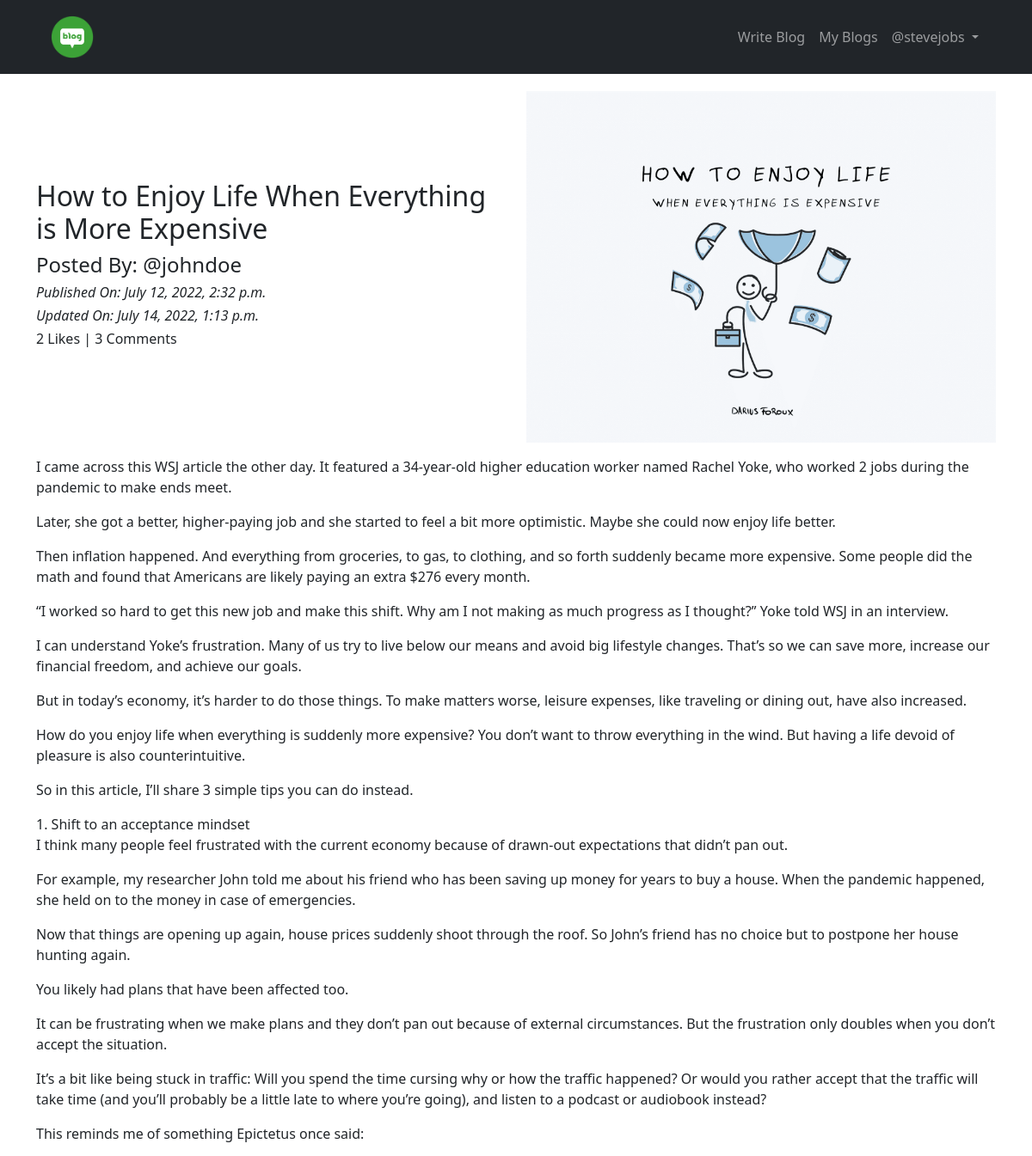
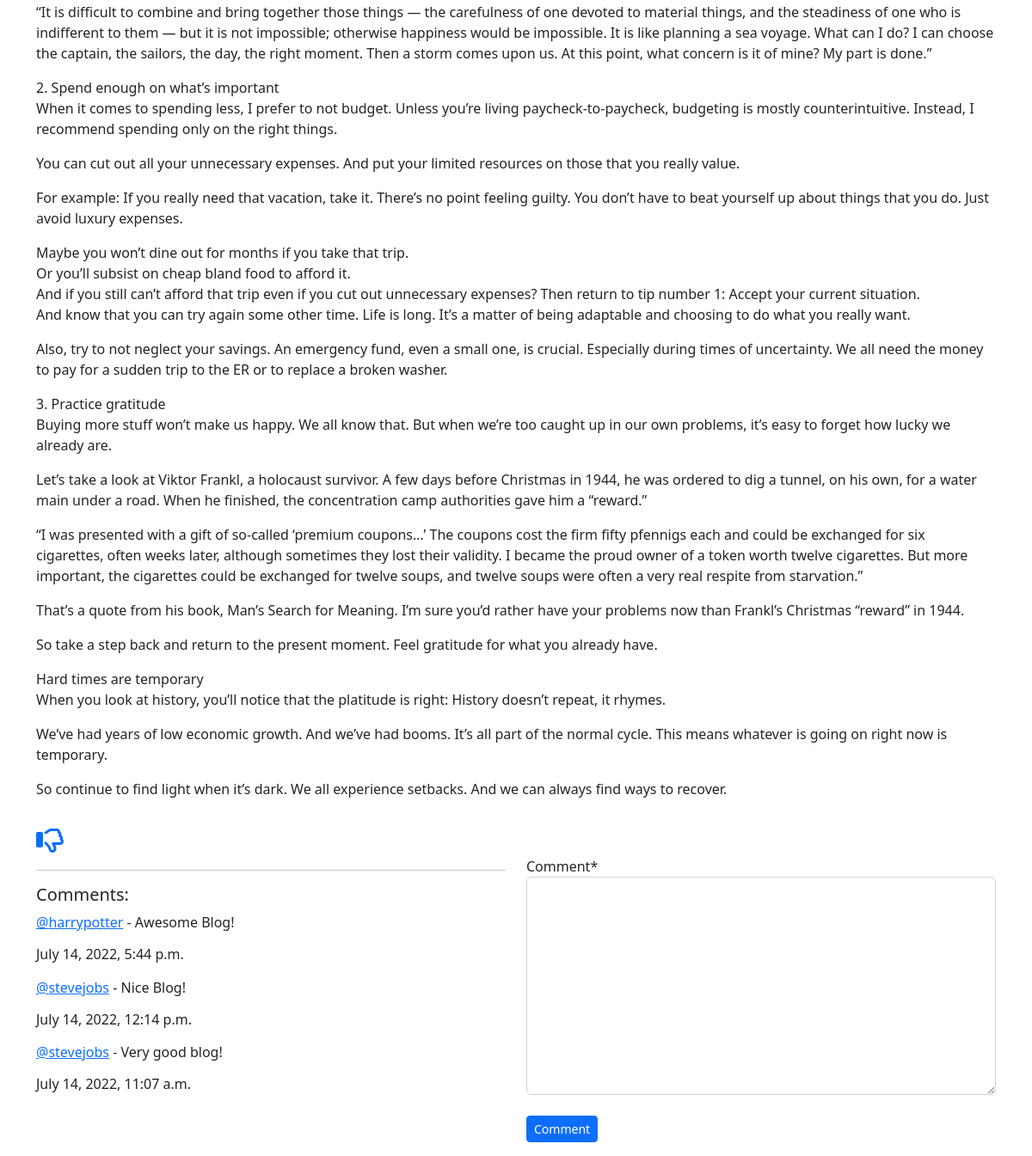
The page /blog/details/How-to-Enjoy-Life-When-Everything-is-More-Expensive-c9cfa47e-f671-4649-8095-e1e1a31047bf/ (signed in) on the database its author committed (2 pictures, top to bottom).
### App_Blog/models.py (models this page shows, shortened)
class Blog(models.Model):
    author = models.ForeignKey(User, related_name='post_author', on_delete=models.CASCADE)
    blog_title = models.CharField(max_length=264, verbose_name='Put a Title')
    slug = models.SlugField(max_length=264, unique=True)
    blog_content = models.TextField(verbose_name='What is on yout mind?')
    blog_image = models.ImageField(upload_to='blog_images', verbose_name='Image')
    publish_date = models.DateTimeField(auto_now_add=True)
    update_date = models.DateTimeField(auto_now=True)
    class Meta:
        ordering = ('-publish_date',)

class Comment(models.Model):
    blog = models.ForeignKey(Blog, related_name='blog_comment', on_delete=models.CASCADE)
    user = models.ForeignKey(User, related_name='user_comment', on_delete=models.CASCADE)
    comment = models.TextField()
    comment_date = models.DateTimeField(auto_now_add=True)
    class Meta:
        ordering = ('-comment_date',)

### App_Blog/views.py (the view, shortened to what this page needs)
# urls.py: path('details/<slug:slug>/', views.blog_details, name='blog_details'),
@login_required
def blog_details(request, slug):
    blog = Blog.objects.get(slug=slug)
    comment_form = CommentForm()
    already_liked = Likes.objects.filter(blog= blog, user= request.user)
    if already_liked:
        liked = True
    else:
        liked = False
    return render(request, 'App_Blog/blog_details.html', context={ 'blog': blog, 'comment_form': comment_form, 'liked': liked })

### App_Blog/forms.py
class CommentForm(forms.ModelForm):
    class Meta:
        model = Comment
        fields = ('comment', )

### templates/App_Blog/blog_details.html (shortened to what this page needs)
{% extends 'base.html' %}
{% load crispy_forms_tags %}
{% block body_block %}
<div class="row">
    <div class="col-sm-6 d-flex flex-wrap align-content-center">
        <h2>{{ blog.blog_title }}</h2>
        <h4>Posted By: @{{ blog.author }}</h4>
        <i style="width: 100%;"><h6>Published On: {{ blog.publish_date }}</h6></i>
        <i style="width: 100%;"><h6>Updated On: {{ blog.update_date }}</h6></i>
        <h6 style="width: 100%;">{{ blog.liked_blog.count }} Likes | {{ blog.blog_comment.count }} Comments</h6>
    </div>
    <div class="col-sm-6">
        <img src="/media/{{ blog.blog_image }}" width="100%">
    </div>
    <p>{{ blog.blog_content|linebreaks }}</p>
</div>
{% if not liked %}
<a href="{% url 'App_Blog:liked_post' pk=blog.pk %}"><i class="fa-regular fa-thumbs-up fa-2x"></i></a>
{% else %}
<a href="{% url 'App_Blog:unliked_post' pk=blog.pk %}"><i class="fa-regular fa-thumbs-down fa-2x"></i></a>
{% endif %}
<div class="row mb-3">
    <div class="col-sm-6">
        <hr>
        <h5>Comments: </h5>
        {% for comment in blog.blog_comment.all %}
            <p><a href="#">@{{comment.user}}</a> - {{comment.comment}}<br><h6>{{comment.comment_date}}</h6></p>
        {% endfor %}
    </div>
    <div class="col-sm-6">
        <form method="POST">
            {{ comment_form|crispy }}
            <br>
            <button type="submit" class="btn btn-primary btn-sm">Comment</button>
        </form>
    </div>
</div>
{% endblock %}

### templates/base.html (shortened to what this page needs)
<!DOCTYPE html>
<html lang="en">
<head>
    <link href="https://cdn.jsdelivr.net/npm/bootstrap@5.2.0-beta1/dist/css/bootstrap.min.css" rel="stylesheet">
    <link rel="stylesheet" href="https://cdnjs.cloudflare.com/ajax/libs/font-awesome/6.1.1/css/all.min.css" />
</head>
<body>
      <div class="header" style="background:#212529">
        <div class="container">
          <nav class="navbar navbar-expand-sm bg-dark navbar-dark">
            <div class="container-fluid">
              <a class="navbar-brand" href="{% url 'index' %}"><img src="/media/logo.png" width="60px"></a>
              <div class="collapse navbar-collapse" id="navbarNav">
                <ul class="navbar-nav ms-auto">
                  {% if not user.is_authenticated %}
                  <li class="nav-item">
                    <a class="nav-link" aria-current="page" href="{% url 'App_Login:signup' %}">Sign Up</a>
                  </li>
                  <li class="nav-item">
                    <a class="nav-link" aria-current="page" href="{% url 'App_Login:login' %}">Login</a>
                  </li>
                  {% else %}
                  <li class="nav-item">
                    <a class="nav-link" aria-current="page" href="{% url 'App_Blog:create_blog' %}">Write Blog</a>
                  </li>
                  <li class="nav-item">
                    <a class="nav-link" aria-current="page" href="{% url 'App_Blog:my_blogs' %}">My Blogs</a>
                  </li>
                  <li class="nav-item dropdown">
                    <a class="nav-link dropdown-toggle" href="#" id="navbarDropdown" role="button" data-bs-toggle="dropdown" aria-expanded="false">
                      @{{ user.username }}
                    </a>
                  </li>
                  {% endif %}
                </ul>
              </div>
            </div>
          </nav>
        </div>
      </div>
      <div class="container" style="padding-top:20px">
        {% block body_block %}
        {% endblock %}
      </div>
</body>
</html>

### rows shown on the page
Blog: blog_title "How to Enjoy Life When Everything is More Expensive", author "johndoe", publish_date "July 12, 2022, 2:32 p.m.", update_date "July 14, 2022, 1:13 p.m.", liked_blog.count "2", blog_comment.count "3", blog_image (picture), blog_content "I came across this WSJ article the other day. It featured a 34-year-old higher education worker named Rachel Yoke, who worked 2 jobs during the pandemic to make ends meet. Later, she got a better, higher-paying job and she started to feel a bit more optimistic. Maybe she could now enjoy life better. Then inflation happened. And everything from groceries, to gas, to clothing, and so forth suddenly became more expensive. Some people did the math and found that Americans are likely paying an extra $276 every month. “I worked so hard to get this new job and make this shift. Why am I not making as much progress as I thought?” Yoke told WSJ in an interview. I can understand Yoke’s frustration.…"
Comment: user "harrypotter", comment "Awesome Blog!", comment_date "July 14, 2022, 5:44 p.m."
Comment: user "stevejobs", comment "Nice Blog!", comment_date "July 14, 2022, 12:14 p.m."
Comment: user "stevejobs", comment "Very good blog!", comment_date "July 14, 2022, 11:07 a.m."

### other values the page prints
{{ user.username }} "stevejobs"
